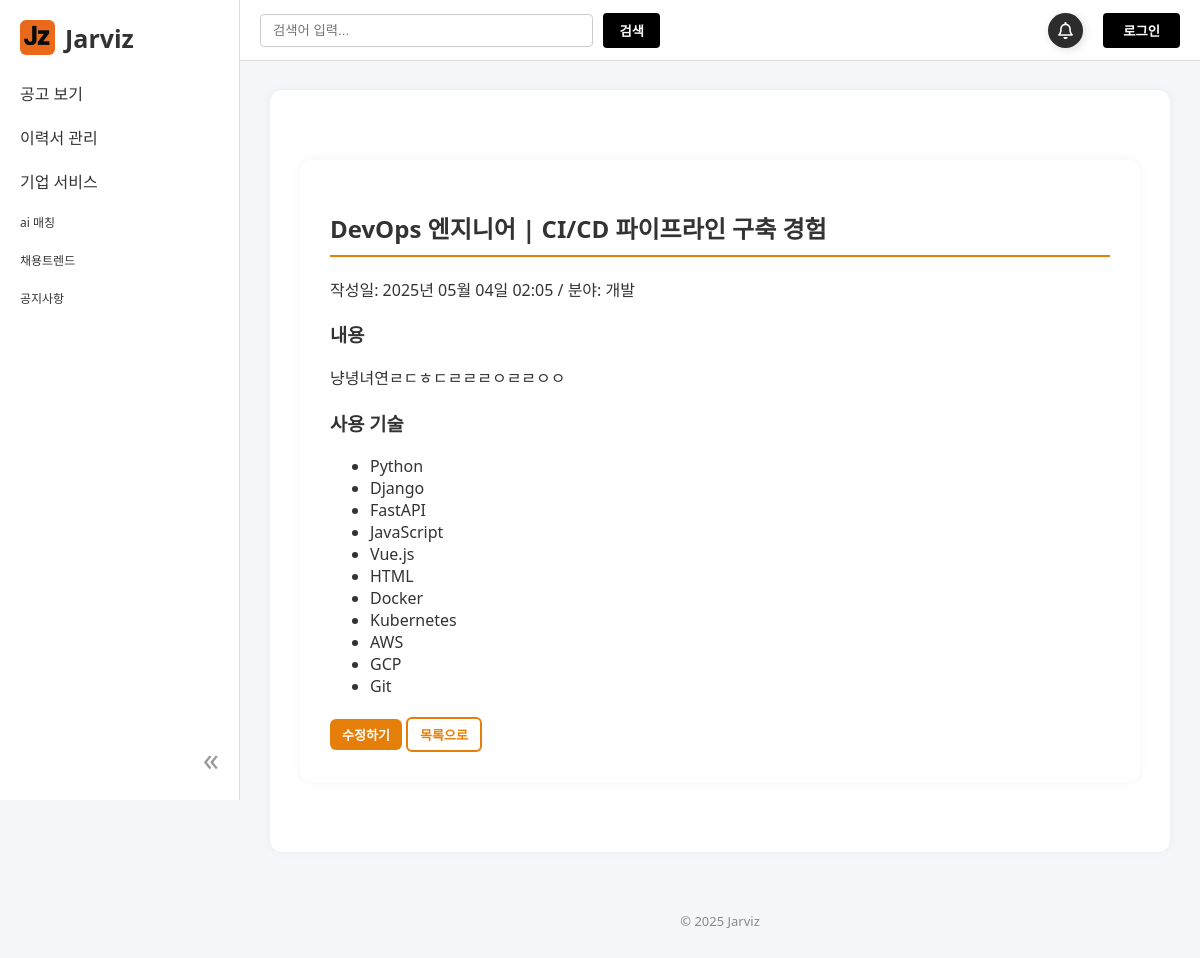
The app's page /resume/2/ with its own data.
### workhub/models.py (models this page shows, shortened)
class Resume(models.Model):
    user = models.ForeignKey(User, on_delete=models.CASCADE)
    title = models.CharField(max_length=200)
    content = models.TextField()
    uploaded_file = models.FileField(upload_to='resumes/%Y/%m/%d/', blank=True, null=True)
    category = models.CharField(max_length=20, choices=CATEGORY_CHOICES)
    tech_stack = models.ManyToManyField(TechStack, blank=True)
    created_at = models.DateTimeField(auto_now_add=True)

class TechStack(models.Model):
    name = models.CharField(max_length=50)

### workhub/views.py (the view)
# urls.py: path('resume/<int:pk>/', ResumeDetailView.as_view(), name='resume_detail'),
class ResumeDetailView(DetailView):
    model = Resume
    template_name = 'user/resume_detail.html'
    context_object_name = 'resume'

### templates/user/resume_detail.html (shortened to what this page needs)
{% extends "base.html" %}
{% load static %}
{% block content %}
<link rel="stylesheet" href="{% static 'css/resume.css' %}">
<div class="resume-container">
  <h2 class="resume-title">{{ resume.title }}</h2>
  <p class="resume-meta">
    작성일: {{ resume.created_at|date:"Y년 m월 d일 H:i" }} / 분야: {{ resume.get_category_display }}
  </p>
  <div class="resume-group">
    <h3>내용</h3>
    <p>{{ resume.content|linebreaks }}</p>
  </div>
  <div class="resume-group">
    <h3>사용 기술</h3>
    <ul class="resume-tech-list">
      {% for stack in resume.tech_stack.all %}
        <li>{{ stack.name }}</li>
      {% empty %}
        <li>선택된 기술이 없습니다.</li>
      {% endfor %}
    </ul>
  </div>
  <div class="resume-list-actions">
    <button class="resume-detail-btn" onclick="location.href='{% url 'workhub:resume_edit' resume.pk %}'">수정하기</button>
    <button class="resume-detail-btn outline" onclick="location.href='{% url 'workhub:resume_edit' resume.pk %}'">목록으로</button>
  </div>
</div>
{% endblock %}

### static/css/base.css (style rules this page uses)
body { margin: 0; font-family: 'Segoe UI', Tahoma, Geneva, Verdana, sans-serif; background-color: #f5f6fa; color: #333; }

### static/css/resume.css (style rules this page uses)
.resume-container { background: white; padding: 30px; border-radius: 12px; box-shadow: 0 0 10px rgba(0,0,0,0.05); max-width: 800px; margin: 40px auto; }
.resume-title { font-size: 24px; margin-bottom: 20px; border-bottom: 2px solid rgb(230, 127, 10); padding-bottom: 10px; }
.resume-group { margin-bottom: 20px; }
.resume-detail-btn { display: inline-block; padding: 6px 12px; background-color: #e67e0a; color: white; font-size: 13px; font-weight: bold; border: none; border-radius: 6px; cursor: pointer; text-decoration: none; transition: background-color 0.3s ease; }
.resume-detail-btn.outline { background-color: white; color: #e67e0a; border: 2px solid #e67e0a; }

### records on screen
Resume: title "DevOps 엔지니어 | CI/CD 파이프라인 구축 경험", created_at "2025년 05월 04일 02:05", category "개발", content "냥녕녀연ㄹㄷㅎㄷㄹㄹㄹㅇㄹㄹㅇㅇ"
TechStack: name "Python"
TechStack: name "Django"
TechStack: name "FastAPI"
TechStack: name "JavaScript"
TechStack: name "Vue.js"
TechStack: name "HTML"
TechStack: name "Docker"
TechStack: name "Kubernetes"
TechStack: name "AWS"
TechStack: name "GCP"
TechStack: name "Git"
